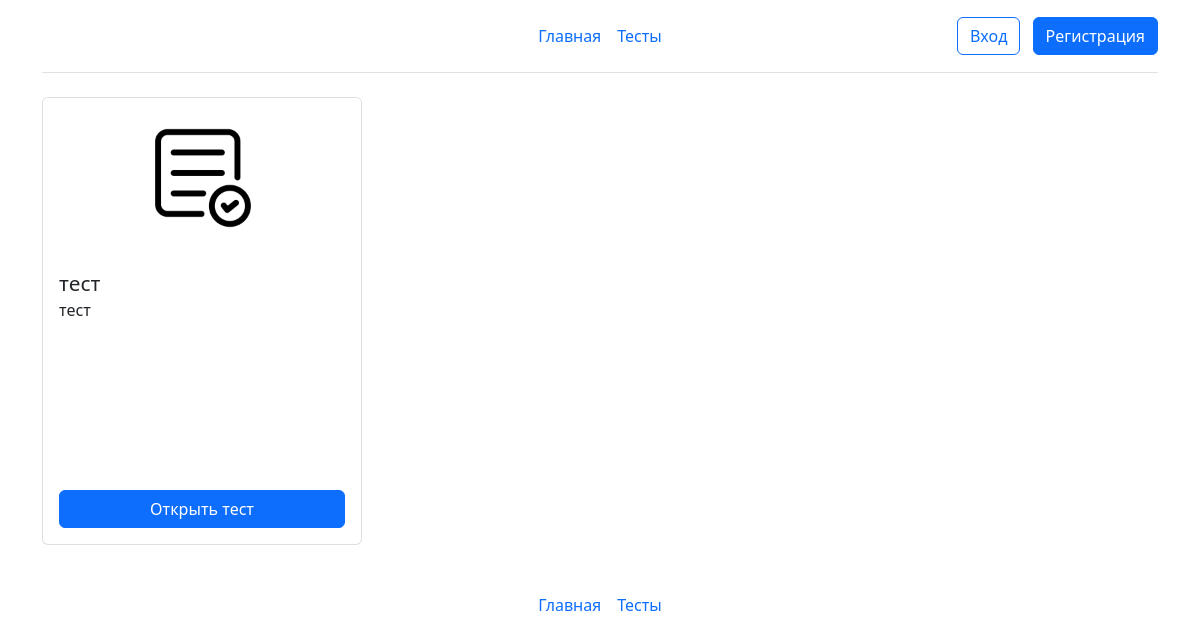
/tests, run on an earlier commit of the app's database.
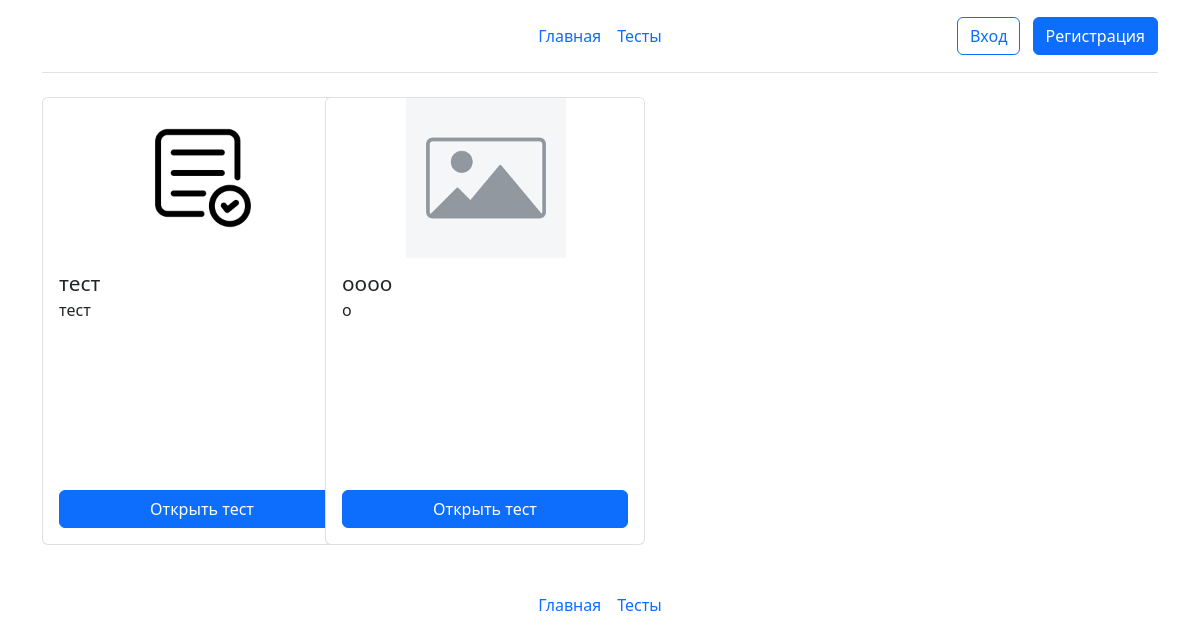
And on a later commit of the database.
### __init__.py (models this page shows)
class Tests(db.Model):
    test_id = db.Column(db.Integer, primary_key=True)
    test_id_creator = db.Column(db.Integer)
    test_name = db.Column(db.String)
    test_description = db.Column(db.String)
    test_status = db.Column(db.Integer)
    test_image= db.Column(db.String)

### __init__.py (the view)
@app.route('/tests')
def tests():
    all_tests = Tests.query.filter_by(test_status=2).all()
    return render_template("tests.html", tests=all_tests)

### __init__.py (called while the page is built, shortened)
@app.before_request
def check_must_rate_test():
    excluded_paths = ['/test/', '/static/', '/logout']

### templates/tests.html (shortened to what this page needs)
{% extends 'base.html' %}
{% block main %}
{% if tests %}
<div class="row g-3">
  {% for test in tests %}
  <div class="col-md-3">
  <div class="card card-fixed">
    {% if test.test_image %}
        <img src="{{ url_for('static', filename='img/' + test.test_image) }}"
             class="card-img-top"
             alt="{{ test.test_name }}">
      {% else %}
        <img src="{{ url_for('static', filename='img/placeholder.png') }}"
             class="card-img-top"
             alt="Нет изображения">
      {% endif %}
    <div class="card-body">
      <h5 class="card-name">{{test.test_name|truncate(80)}}</h5>
      <p class="card-description">{{test.test_description|truncate(220)}}</p>
      <a href="{{ url_for('view_test', test_name=test.test_name) }}" class="btn btn-primary">Открыть тест</a>
    </div>
  </div>
  </div>
{% endfor %}
{% endif %}
</div>
{% endblock %}

What changed in the data, as far as the page shows it:
added Tests: test_name "оооо", test_description "о"
